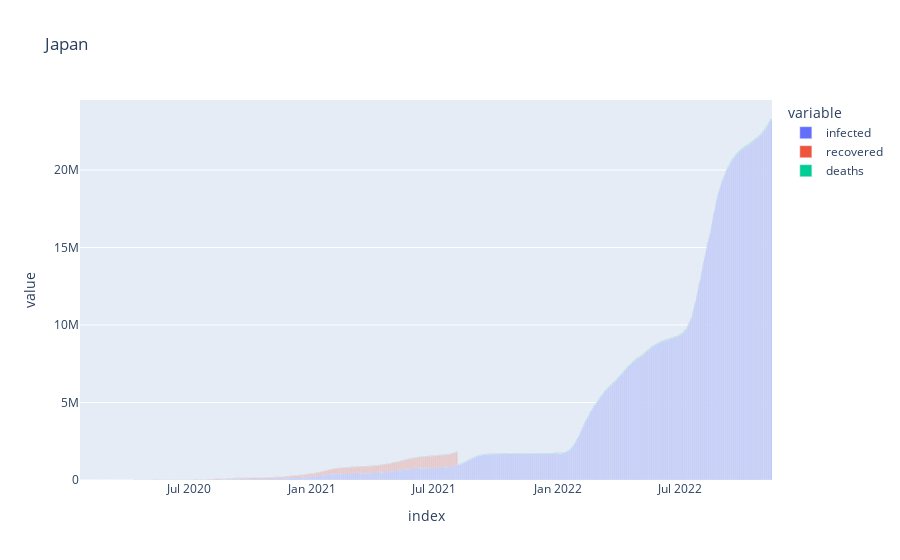

The notebook cell saved with this chart:
### Code cell
df3 = mkframe('Japan')
df3
fig3 = px.bar(
    df3,title='Japan')
fig3.show()

### Figure 1 — Plotly figure (JSON) as saved in the notebook; plotly's stock layout.template omitted (floating-point values rounded to 4 significant figures; data arrays with more than 128 entries replaced by an {"elided": "..."} marker saying what was removed)
{"data": [{"alignmentgroup": "True", "hovertemplate": "variable=infected<br>index=%{x}<br>value=%{y}<extra></extra>", "legendgroup": "infected", "marker": {"color": "#636efa", "pattern": {"shape": ""}}, "name": "infected", "offsetgroup": "infected", "orientation": "v", "showlegend": true, "textposition": "auto", "type": "bar", "x": {"elided": "1029 str values"}, "xaxis": "x", "y": {"elided": "1029 int values"}, "yaxis": "y"}, {"alignmentgroup": "True", "hovertemplate": "variable=recovered<br>index=%{x}<br>value=%{y}<extra></extra>", "legendgroup": "recovered", "marker": {"color": "#EF553B", "pattern": {"shape": ""}}, "name": "recovered", "offsetgroup": "recovered", "orientation": "v", "showlegend": true, "textposition": "auto", "type": "bar", "x": {"elided": "1029 str values"}, "xaxis": "x", "y": {"elided": "1029 int values"}, "yaxis": "y"}, {"alignmentgroup": "True", "hovertemplate": "variable=deaths<br>index=%{x}<br>value=%{y}<extra></extra>", "legendgroup": "deaths", "marker": {"color": "#00cc96", "pattern": {"shape": ""}}, "name": "deaths", "offsetgroup": "deaths", "orientation": "v", "showlegend": true, "textposition": "auto", "type": "bar", "x": {"elided": "1029 str values"}, "xaxis": "x", "y": {"elided": "1029 int values"}, "yaxis": "y"}], "layout": {"barmode": "relative", "legend": {"title": {"text": "variable"}, "tracegroupgap": 0}, "title": {"text": "Japan"}, "xaxis": {"anchor": "y", "domain": [0, 1], "title": {"text": "index"}}, "yaxis": {"anchor": "x", "domain": [0, 1], "title": {"text": "value"}}}}
